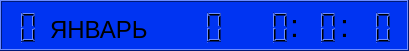
<?xml version="1.0" encoding="UTF-8"?>
<ui version="4.0">
 <class>TimeFrame</class>
 <widget class="QFrame" name="TimeFrame">
  <property name="geometry">
   <rect>
    <x>0</x>
    <y>0</y>
    <width>409</width>
    <height>51</height>
   </rect>
  </property>
  <property name="palette">
   <palette>
    <active>
     <colorrole role="WindowText">
      <brush brushstyle="SolidPattern">
       <color alpha="255">
        <red>0</red>
        <green>0</green>
        <blue>0</blue>
       </color>
      </brush>
     </colorrole>
     <colorrole role="Button">
      <brush brushstyle="SolidPattern">
       <color alpha="255">
        <red>0</red>
        <green>52</green>
        <blue>242</blue>
       </color>
      </brush>
     </colorrole>
     <colorrole role="Light">
      <brush brushstyle="SolidPattern">
       <color alpha="255">
        <red>108</red>
        <green>140</green>
        <blue>255</blue>
       </color>
      </brush>
     </colorrole>
     <colorrole role="Midlight">
      <brush brushstyle="SolidPattern">
       <color alpha="255">
        <red>54</red>
        <green>96</green>
        <blue>248</blue>
       </color>
      </brush>
     </colorrole>
     <colorrole role="Dark">
      <brush brushstyle="SolidPattern">
       <color alpha="255">
        <red>0</red>
        <green>26</green>
        <blue>121</blue>
       </color>
      </brush>
     </colorrole>
     <colorrole role="Mid">
      <brush brushstyle="SolidPattern">
       <color alpha="255">
        <red>0</red>
        <green>34</green>
        <blue>161</blue>
       </color>
      </brush>
     </colorrole>
     <colorrole role="Text">
      <brush brushstyle="SolidPattern">
       <color alpha="255">
        <red>0</red>
        <green>0</green>
        <blue>0</blue>
       </color>
      </brush>
     </colorrole>
     <colorrole role="BrightText">
      <brush brushstyle="SolidPattern">
       <color alpha="255">
        <red>255</red>
        <green>255</green>
        <blue>255</blue>
       </color>
      </brush>
     </colorrole>
     <colorrole role="ButtonText">
      <brush brushstyle="SolidPattern">
       <color alpha="255">
        <red>0</red>
        <green>0</green>
        <blue>0</blue>
       </color>
      </brush>
     </colorrole>
     <colorrole role="Base">
      <brush brushstyle="SolidPattern">
       <color alpha="255">
        <red>255</red>
        <green>255</green>
        <blue>255</blue>
       </color>
      </brush>
     </colorrole>
     <colorrole role="Window">
      <brush brushstyle="SolidPattern">
       <color alpha="255">
        <red>0</red>
        <green>52</green>
        <blue>242</blue>
       </color>
      </brush>
     </colorrole>
     <colorrole role="Shadow">
      <brush brushstyle="SolidPattern">
       <color alpha="255">
        <red>0</red>
        <green>0</green>
        <blue>0</blue>
       </color>
      </brush>
     </colorrole>
     <colorrole role="AlternateBase">
      <brush brushstyle="SolidPattern">
       <color alpha="255">
        <red>127</red>
        <green>153</green>
        <blue>248</blue>
       </color>
      </brush>
     </colorrole>
     <colorrole role="ToolTipBase">
      <brush brushstyle="SolidPattern">
       <color alpha="255">
        <red>255</red>
        <green>255</green>
        <blue>220</blue>
       </color>
      </brush>
     </colorrole>
     <colorrole role="ToolTipText">
      <brush brushstyle="SolidPattern">
       <color alpha="255">
        <red>0</red>
        <green>0</green>
        <blue>0</blue>
       </color>
      </brush>
     </colorrole>
    </active>
    <inactive>
     <colorrole role="WindowText">
      <brush brushstyle="SolidPattern">
       <color alpha="255">
        <red>0</red>
        <green>0</green>
        <blue>0</blue>
       </color>
      </brush>
     </colorrole>
     <colorrole role="Button">
      <brush brushstyle="SolidPattern">
       <color alpha="255">
        <red>0</red>
        <green>52</green>
        <blue>242</blue>
       </color>
      </brush>
     </colorrole>
     <colorrole role="Light">
      <brush brushstyle="SolidPattern">
       <color alpha="255">
        <red>108</red>
        <green>140</green>
        <blue>255</blue>
       </color>
      </brush>
     </colorrole>
     <colorrole role="Midlight">
      <brush brushstyle="SolidPattern">
       <color alpha="255">
        <red>54</red>
        <green>96</green>
        <blue>248</blue>
       </color>
      </brush>
     </colorrole>
     <colorrole role="Dark">
      <brush brushstyle="SolidPattern">
       <color alpha="255">
        <red>0</red>
        <green>26</green>
        <blue>121</blue>
       </color>
      </brush>
     </colorrole>
     <colorrole role="Mid">
      <brush brushstyle="SolidPattern">
       <color alpha="255">
        <red>0</red>
        <green>34</green>
        <blue>161</blue>
       </color>
      </brush>
     </colorrole>
     <colorrole role="Text">
      <brush brushstyle="SolidPattern">
       <color alpha="255">
        <red>0</red>
        <green>0</green>
        <blue>0</blue>
       </color>
      </brush>
     </colorrole>
     <colorrole role="BrightText">
      <brush brushstyle="SolidPattern">
       <color alpha="255">
        <red>255</red>
        <green>255</green>
        <blue>255</blue>
       </color>
      </brush>
     </colorrole>
     <colorrole role="ButtonText">
      <brush brushstyle="SolidPattern">
       <color alpha="255">
        <red>0</red>
        <green>0</green>
        <blue>0</blue>
       </color>
      </brush>
     </colorrole>
     <colorrole role="Base">
      <brush brushstyle="SolidPattern">
       <color alpha="255">
        <red>255</red>
        <green>255</green>
        <blue>255</blue>
       </color>
      </brush>
     </colorrole>
     <colorrole role="Window">
      <brush brushstyle="SolidPattern">
       <color alpha="255">
        <red>0</red>
        <green>52</green>
        <blue>242</blue>
       </color>
      </brush>
     </colorrole>
     <colorrole role="Shadow">
      <brush brushstyle="SolidPattern">
       <color alpha="255">
        <red>0</red>
        <green>0</green>
        <blue>0</blue>
       </color>
      </brush>
     </colorrole>
     <colorrole role="AlternateBase">
      <brush brushstyle="SolidPattern">
       <color alpha="255">
        <red>127</red>
        <green>153</green>
        <blue>248</blue>
       </color>
      </brush>
     </colorrole>
     <colorrole role="ToolTipBase">
      <brush brushstyle="SolidPattern">
       <color alpha="255">
        <red>255</red>
        <green>255</green>
        <blue>220</blue>
       </color>
      </brush>
     </colorrole>
     <colorrole role="ToolTipText">
      <brush brushstyle="SolidPattern">
       <color alpha="255">
        <red>0</red>
        <green>0</green>
        <blue>0</blue>
       </color>
      </brush>
     </colorrole>
    </inactive>
    <disabled>
     <colorrole role="WindowText">
      <brush brushstyle="SolidPattern">
       <color alpha="255">
        <red>0</red>
        <green>26</green>
        <blue>121</blue>
       </color>
      </brush>
     </colorrole>
     <colorrole role="Button">
      <brush brushstyle="SolidPattern">
       <color alpha="255">
        <red>0</red>
        <green>52</green>
        <blue>242</blue>
       </color>
      </brush>
     </colorrole>
     <colorrole role="Light">
      <brush brushstyle="SolidPattern">
       <color alpha="255">
        <red>108</red>
        <green>140</green>
        <blue>255</blue>
       </color>
      </brush>
     </colorrole>
     <colorrole role="Midlight">
      <brush brushstyle="SolidPattern">
       <color alpha="255">
        <red>54</red>
        <green>96</green>
        <blue>248</blue>
       </color>
      </brush>
     </colorrole>
     <colorrole role="Dark">
      <brush brushstyle="SolidPattern">
       <color alpha="255">
        <red>0</red>
        <green>26</green>
        <blue>121</blue>
       </color>
      </brush>
     </colorrole>
     <colorrole role="Mid">
      <brush brushstyle="SolidPattern">
       <color alpha="255">
        <red>0</red>
        <green>34</green>
        <blue>161</blue>
       </color>
      </brush>
     </colorrole>
     <colorrole role="Text">
      <brush brushstyle="SolidPattern">
       <color alpha="255">
        <red>0</red>
        <green>26</green>
        <blue>121</blue>
       </color>
      </brush>
     </colorrole>
     <colorrole role="BrightText">
      <brush brushstyle="SolidPattern">
       <color alpha="255">
        <red>255</red>
        <green>255</green>
        <blue>255</blue>
       </color>
      </brush>
     </colorrole>
     <colorrole role="ButtonText">
      <brush brushstyle="SolidPattern">
       <color alpha="255">
        <red>0</red>
        <green>26</green>
        <blue>121</blue>
       </color>
      </brush>
     </colorrole>
     <colorrole role="Base">
      <brush brushstyle="SolidPattern">
       <color alpha="255">
        <red>0</red>
        <green>52</green>
        <blue>242</blue>
       </color>
      </brush>
     </colorrole>
     <colorrole role="Window">
      <brush brushstyle="SolidPattern">
       <color alpha="255">
        <red>0</red>
        <green>52</green>
        <blue>242</blue>
       </color>
      </brush>
     </colorrole>
     <colorrole role="Shadow">
      <brush brushstyle="SolidPattern">
       <color alpha="255">
        <red>0</red>
        <green>0</green>
        <blue>0</blue>
       </color>
      </brush>
     </colorrole>
     <colorrole role="AlternateBase">
      <brush brushstyle="SolidPattern">
       <color alpha="255">
        <red>0</red>
        <green>52</green>
        <blue>242</blue>
       </color>
      </brush>
     </colorrole>
     <colorrole role="ToolTipBase">
      <brush brushstyle="SolidPattern">
       <color alpha="255">
        <red>255</red>
        <green>255</green>
        <blue>220</blue>
       </color>
      </brush>
     </colorrole>
     <colorrole role="ToolTipText">
      <brush brushstyle="SolidPattern">
       <color alpha="255">
        <red>0</red>
        <green>0</green>
        <blue>0</blue>
       </color>
      </brush>
     </colorrole>
    </disabled>
   </palette>
  </property>
  <property name="windowTitle">
   <string>Frame</string>
  </property>
  <property name="frameShape">
   <enum>QFrame::Box</enum>
  </property>
  <property name="frameShadow">
   <enum>QFrame::Raised</enum>
  </property>
  <widget class="QLCDNumber" name="HourLcd">
   <property name="geometry">
    <rect>
     <x>250</x>
     <y>10</y>
     <width>45</width>
     <height>35</height>
    </rect>
   </property>
   <property name="font">
    <font>
     <pointsize>14</pointsize>
    </font>
   </property>
   <property name="frameShape">
    <enum>QFrame::NoFrame</enum>
   </property>
   <property name="digitCount">
    <number>2</number>
   </property>
  </widget>
  <widget class="QLCDNumber" name="MinLcd">
   <property name="geometry">
    <rect>
     <x>300</x>
     <y>10</y>
     <width>40</width>
     <height>35</height>
    </rect>
   </property>
   <property name="font">
    <font>
     <pointsize>14</pointsize>
    </font>
   </property>
   <property name="frameShape">
    <enum>QFrame::NoFrame</enum>
   </property>
   <property name="digitCount">
    <number>2</number>
   </property>
  </widget>
  <widget class="QLCDNumber" name="SecLcd">
   <property name="geometry">
    <rect>
     <x>350</x>
     <y>10</y>
     <width>51</width>
     <height>35</height>
    </rect>
   </property>
   <property name="font">
    <font>
     <pointsize>14</pointsize>
    </font>
   </property>
   <property name="frameShape">
    <enum>QFrame::NoFrame</enum>
   </property>
   <property name="digitCount">
    <number>2</number>
   </property>
  </widget>
  <widget class="QLabel" name="label">
   <property name="geometry">
    <rect>
     <x>290</x>
     <y>5</y>
     <width>10</width>
     <height>41</height>
    </rect>
   </property>
   <property name="font">
    <font>
     <pointsize>24</pointsize>
    </font>
   </property>
   <property name="text">
    <string>:</string>
   </property>
  </widget>
  <widget class="QLabel" name="label_2">
   <property name="geometry">
    <rect>
     <x>340</x>
     <y>5</y>
     <width>10</width>
     <height>41</height>
    </rect>
   </property>
   <property name="font">
    <font>
     <pointsize>24</pointsize>
    </font>
   </property>
   <property name="text">
    <string>:</string>
   </property>
  </widget>
  <widget class="QLCDNumber" name="DayLcd">
   <property name="geometry">
    <rect>
     <x>0</x>
     <y>10</y>
     <width>41</width>
     <height>35</height>
    </rect>
   </property>
   <property name="font">
    <font>
     <pointsize>14</pointsize>
    </font>
   </property>
   <property name="frameShape">
    <enum>QFrame::NoFrame</enum>
   </property>
   <property name="digitCount">
    <number>2</number>
   </property>
  </widget>
  <widget class="QLabel" name="MounthLabel">
   <property name="geometry">
    <rect>
     <x>50</x>
     <y>15</y>
     <width>101</width>
     <height>31</height>
    </rect>
   </property>
   <property name="font">
    <font>
     <pointsize>18</pointsize>
    </font>
   </property>
   <property name="text">
    <string>&lt;html&gt;&lt;head/&gt;&lt;body&gt;&lt;p&gt;ЯНВАРЬ&lt;/p&gt;&lt;/body&gt;&lt;/html&gt;</string>
   </property>
  </widget>
  <widget class="QLCDNumber" name="YearLcd">
   <property name="geometry">
    <rect>
     <x>150</x>
     <y>10</y>
     <width>80</width>
     <height>35</height>
    </rect>
   </property>
   <property name="font">
    <font>
     <pointsize>14</pointsize>
    </font>
   </property>
   <property name="frameShape">
    <enum>QFrame::NoFrame</enum>
   </property>
   <property name="digitCount">
    <number>4</number>
   </property>
  </widget>
 </widget>
 <resources/>
 <connections/>
</ui>
